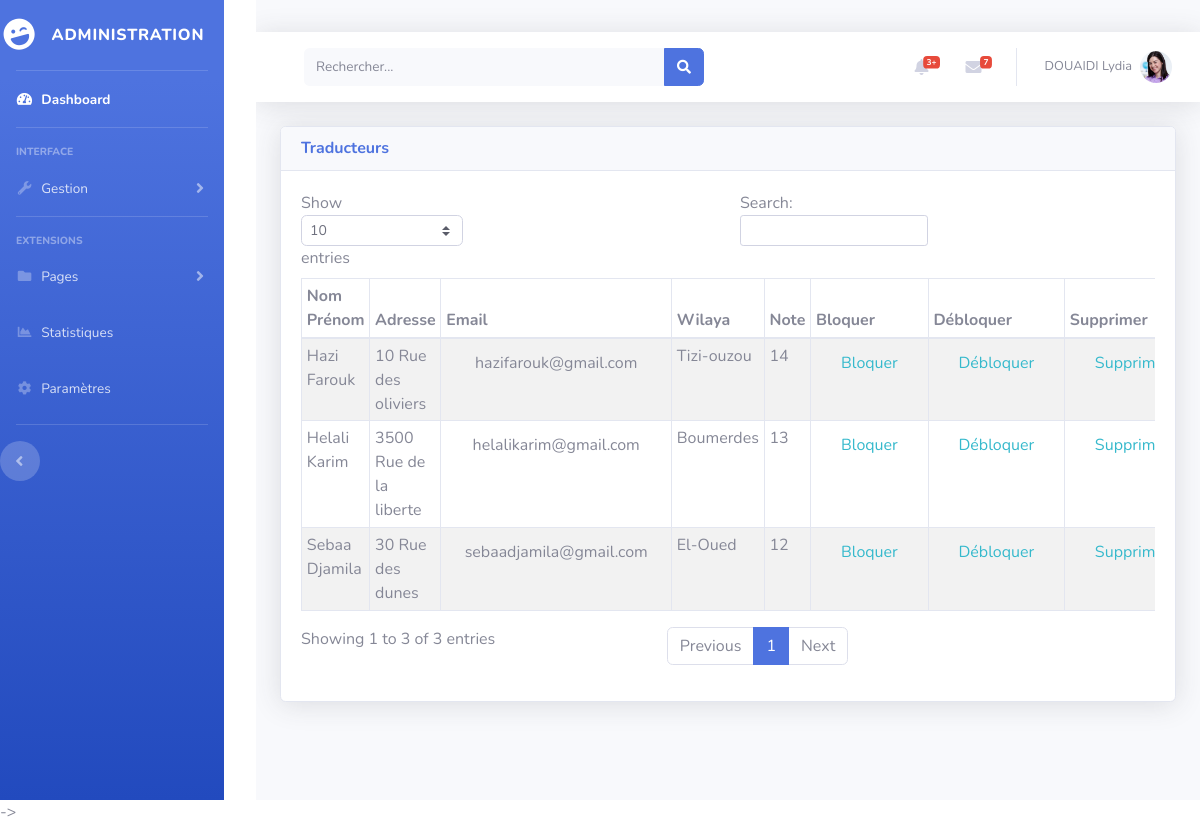
Page /Admin/Traducteurs.php on the committed database.
### tables this page shows
CREATE TABLE IF NOT EXISTS `traducteurs` (
  `IDtrad` int(11) NOT NULL AUTO_INCREMENT,
  `nom` varchar(255) NOT NULL,
  `prenom` varchar(255) NOT NULL,
  `email` varchar(255) NOT NULL,
  `mdp` varchar(255) NOT NULL,
  `adresse` varchar(255) NOT NULL,
  `commune` varchar(255) NOT NULL,
  `wilaya` varchar(255) NOT NULL,
  `tlphn` int(10) NOT NULL,
  `fax` int(10) NOT NULL,
  `cv` varchar(255) NOT NULL,
  `assermente` varchar(255) DEFAULT NULL,
  `ref` varchar(255) DEFAULT NULL,
  `note` varchar(20) DEFAULT NULL,
  `bloqué` varchar(255) DEFAULT NULL,
  `supprimé` varchar(255) DEFAULT NULL,
  PRIMARY KEY (`IDtrad`)
);

### model/inscripTraduct.php (called while the page is built, shortened)
<?php
class Inscription{
public function getDataTraduct(){
        $bdd = new ConnexionBdd_model('sitetraduction','localhost','root','');
        $conn = $bdd->connexion('sitetraduction','localhost','root','');
         $query = "SELECT * FROM traducteurs ";
         $resultat=$conn->query($query);
         return $resultat;
}
}

### controller/RecupererdonneTraductController.php (called while the page is built, shortened)
<?php
include_once("../model/inscripTraduct.php");
class RecupereDonnee{
  public function getData(){
  	$rq= new Inscription();
  	$r = $rq -> getDataTraduct();
    return $r;
  }
}

### Admin/Traducteurs.php (the view, shortened to what this page needs)
<!DOCTYPE html>
<html lang="fr">
<head>
  <link href="vendor/fontawesome-free/css/all.min.css" rel="stylesheet" type="text/css">
   <link rel="stylesheet" href="https://maxcdn.bootstrapcdn.com/bootstrap/4.4.1/css/bootstrap.min.css">
  <link href="css/sb-admin-2.min.css" rel="stylesheet">
    <link href="css/style.css" rel="stylesheet">
</head>
<body id="page-top" class="sidebar-toggled">
  <div id="wrapper">
    <ul class="navbar-nav bg-gradient-primary sidebar sidebar-dark accordion" id="accordionSidebar">
      <a class="sidebar-brand d-flex align-items-center justify-content-center" href="index.html">
        <div class="sidebar-brand-icon rotate-n-15">
          <i class="fas fa-laugh-wink"></i>
        </div>
        <div class="sidebar-brand-text mx-3">Administration </div>
      </a>
      <hr class="sidebar-divider my-0">
      <li class="nav-item active">
        <a class="nav-link" href="index.php">
          <i class="fas fa-fw fa-tachometer-alt"></i>
          <span>Dashboard</span></a>
      </li>
      <hr class="sidebar-divider">
      <div class="sidebar-heading">
        Interface
      </div>
      <li class="nav-item">
        <a class="nav-link collapsed" href="#" data-toggle="collapse" data-target="#collapseUtilities" aria-expanded="true" aria-controls="collapseUtilities">
          <i class="fas fa-fw fa-wrench"></i>
          <span>Gestion</span>
        </a>
      </li>
      <hr class="sidebar-divider">
      <div class="sidebar-heading">
        Extensions
      </div>
      <li class="nav-item">
        <a class="nav-link collapsed" href="#" data-toggle="collapse" data-target="#collapsePages" aria-expanded="true" aria-controls="collapsePages">
          <i class="fas fa-fw fa-folder"></i>
          <span>Pages</span>
        </a>
      </li>
      <li class="nav-item">
        <a class="nav-link" href="statistiques.php">
          <i class="fas fa-fw fa-chart-area"></i>
          <span>Statistiques</span></a>
      </li>
      <li class="nav-item">
        <a class="nav-link" href="#">
          <i class="fas fa-fw fa-cog"></i>
          <span>Paramètres</span>
      </li>
      <hr class="sidebar-divider d-none d-md-block">
      <div class="text-center d-none d-md-inline">
        <button class="rounded-circle border-0" id="sidebarToggle"></button>
      </div>
    </ul>
    <div id="content-wrapper" class="d-flex flex-column">
      <div id="content">
        <nav class="navbar navbar-expand navbar-light bg-white topbar mb-4 static-top shadow">
          <form class="d-none d-sm-inline-block form-inline mr-auto ml-md-3 my-2 my-md-0 mw-100 navbar-search">
            <div class="input-group">
              <input type="text" class="form-control bg-light border-0 small" placeholder="Rechercher..." aria-label="Search" aria-describedby="basic-addon2">
              <div class="input-group-append">
                <button class="btn btn-primary" type="button">
                  <i class="fas fa-search fa-sm"></i>
                </button>
              </div>
            </div>
          </form>
          <ul class="navbar-nav ml-auto">
            <li class="nav-item dropdown no-arrow mx-1">
              <a class="nav-link dropdown-toggle" href="#" id="alertsDropdown" role="button" data-toggle="dropdown" aria-haspopup="true" aria-expanded="false">
                <i class="fas fa-bell fa-fw"></i>
                <span class="badge badge-danger badge-counter">3+</span>
              </a>
            </li>
            <li class="nav-item dropdown no-arrow mx-1">
              <a class="nav-link dropdown-toggle" href="#" id="messagesDropdown" role="button" data-toggle="dropdown" aria-haspopup="true" aria-expanded="false">
                <i class="fas fa-envelope fa-fw"></i>
                <span class="badge badge-danger badge-counter">7</span>
              </a>
            </li>
            <li class="nav-item dropdown no-arrow">
              <a class="nav-link dropdown-toggle" href="#" id="userDropdown" role="button" data-toggle="dropdown" aria-haspopup="true" aria-expanded="false">
                <span class="mr-2 d-none d-lg-inline text-gray-600 small">DOUAIDI Lydia</span>
                <img class="img-profile rounded-circle" src="img\person_4.jpg">
              </a>
            </li>
          </ul>
        </nav>
        <div class="container">
          <div class="card shadow ">
            <div class="card-header ">
              <h6 class="m-0 font-weight-bold text-primary">Traducteurs</h6>
            </div>
            <div class="card-body">
              <div class="table-responsive">
              <div id="dataTable_wrapper" class="dataTable_wrapper dt-bootstrap4">
                <div class="row">
                  <div class="col">
                     <table class="table table-bordered table-striped table-sm" id="example" width="100%" cellspacing="0">
                  <thead >
                    <tr>
                      <th>Nom Prénom</th>
                      <th>Adresse</th>
                      <th>Email</th>
                      <th>Wilaya</th>
                      <th>Note</th>
                      <th>Bloquer</th>
                      <th>Débloquer</th>
                      <th>Supprimer</th>
                    </tr>
                  </thead>
                  <tbody id="myTable">
                  <?php
                    include_once("../controller/RecupererdonneTraductController.php");
                    $cf = new RecupereDonnee();
                    $r = $cf->getData();
                    foreach ( $r as $row) {
                    if ( $row['supprimé']=="non"){
                    echo '
                    <tr>
                       <form action="../controller/majController.php" method="POST">
                      <td>'.$row['nom'].' '.$row['prenom'].'</td>
                      <td>'.$row['adresse'].'</td>
                      <td><input class="btn " name="email" id="email" type="text" value ='.$row['email'].'></td>
                      <td>'.$row['wilaya'].'</td>
                      <td>'.$row['note'].'</td>
                      <td>   <input type="submit" name="bloquer" id = "bloquer" value="Bloquer" class="btn text-info px-4 rounded-0" > </td>
                      <td>   <input type="submit" name="debloquer" id = "bloquer" value="Débloquer" class="btn text-info px-4 rounded-0" > </td>
                      <td>   <input type="submit"  name="supprimer" value="Supprimer" class="btn text-info px-4 rounded-0" > </td>
                       </form>
                    </tr> ';}} ?>
                  </tbody>
                </table>
                  </div>
                </div>
              </div>
              </div>
            </div>
          </div>
        </div>
      </div>
    </div>
  </div>
->
</body>
</html>

### Admin/css/style.css (style rules this page uses)
table.dataTable thead .sorting:after, table.dataTable thead .sorting:before, table.dataTable thead .sorting_asc:after, table.dataTable thead .sorting_asc:before, table.dataTable thead .sorting_asc_disabled:before, table.dataTable thead .sorting_asc_disabled:after, table.dataTable thead .sorting_desc:after, table.dataTable thead .sorting_desc:before, table.dataTable thead .sorting_desc_disabled:after, table.dataTable thead .sorting_desc_disabled:before, { bottom: .5em; }

### rows in the picture
traducteurs: nom "Hazi", prenom "Farouk", adresse "10 Rue des oliviers", email "hazifarouk@gmail.com", wilaya "Tizi-ouzou", note "14"
traducteurs: nom "Sebaa", prenom "Djamila", adresse "30 Rue des dunes", email "sebaadjamila@gmail.com", wilaya "El-Oued", note "12"
traducteurs: nom "Helali", prenom "Karim", adresse "3500 Rue de la liberte", email "helalikarim@gmail.com", wilaya "Boumerdes", note "13"
